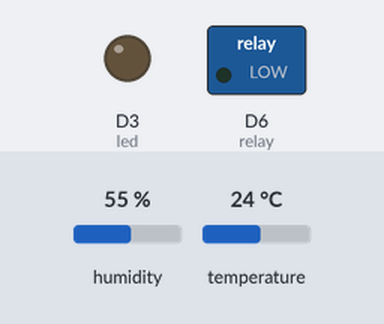
Recording of a sketch running on a simulated ESP8266 (NodeMCU). Parts: switched loads named in the sketch (green lamp = pin HIGH), output pins drawn as LEDs (lit = HIGH). Inputs (shaded band) come from the test bench; at power-on: humidity 55 %, temperature 24 °C. WiFi joins after 1.5 s; servers stay silent unless stated; the local clock reads 2024-03-15 10:24:30 at power-on unless the sketch sets it; what the sketch prints to the serial monitor is not drawn.

Above: at 0.1 s.
At 1.6 s:
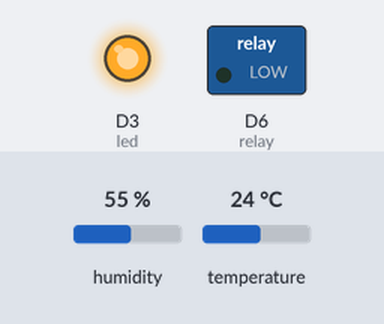
Timing chart, 0 to 3.1 s (numbered marks = the images above):
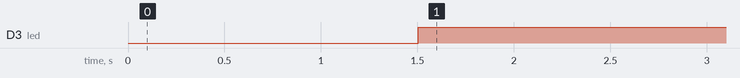

Measured:
- by itself, D3 (led): LOW → HIGH at 1.5 s

The sketch:

FogFarm.ino
```cpp
#include <DHT.h>
#define DHTPIN D5

//rtc
#include <Wire.h>
#include <RTClib.h>
RTC_DS1307 rtc;
//

DHT dht(DHTPIN, DHT22);
const int led=D3;
const int relay=D6;

//thingspeak
String apiKey = "GO6AYRHYHMQDJCHI";
const char* server = "api.thingspeak.com";
unsigned long lastUpload = 0;
//

//WIFI
#include <ESP8266WiFi.h>
const char *ssid =  "Airtel_G";
const char *pass =  "hariappu1201";
//const char *ssid="motoedge50fusion_7056";
//const char *pass="abcdefghi";
WiFiClient client;
//

//Thresholds
const float Hthres=90;
const float Tthres=27;
float humidity=80;
float temp=26;
int mot=0;

unsigned long lastRelayTrigger = 0;
const unsigned long cooldown = 1200000;

unsigned long lastReconnectAttempt = 0;
const unsigned long reconnectInterval = 10000;

int pumpCyclesThisHour = 0;
unsigned long hourWindowStart = 0;
const int maxCyclesPerHour = 3;
unsigned long readDHT = 0;

//

//relay
unsigned long relayOnTime = 0;
const long relayDuration = 5000;  // relay stays ON for 5 seconds
bool relayActive = false;
//
bool ledActive = false;

void setup(){
  Serial.begin(9600);
  dht.begin();
  pinMode(relay,OUTPUT);
  pinMode(led,OUTPUT);
  //rtc
  Wire.begin(D2, D1);
  rtc.begin();
  //
  Serial.println("yoooo");
  Serial.println("Connecting to ");
  Serial.println(ssid);
//wifi
  WiFi.begin(ssid, pass);
  while (WiFi.status() != WL_CONNECTED){
    delay(500);
    Serial.print(".");
  }
  Serial.println("");
  Serial.println("WiFi connected");
//
  digitalWrite(relay,LOW);
  digitalWrite(led,LOW);
}

void loop() {
  if (!relayActive && WiFi.status() != WL_CONNECTED && (millis() - lastReconnectAttempt >= reconnectInterval)) {

    WiFi.reconnect();
    lastReconnectAttempt = millis();
  }
  //rtc
  DateTime now = rtc.now();
  int currentHour = now.hour();
  Serial.print("Time: ");
  Serial.print(currentHour);
  Serial.print(":");
  Serial.println(now.minute());
  //
  //hour
  if (millis() - hourWindowStart >= 3600000) {
    pumpCyclesThisHour = 0;
    hourWindowStart = millis();
  }
  //
  //timer conditions
  unsigned long now_ms = millis();
  bool cooldownPassed = (now_ms - lastRelayTrigger) >= cooldown;
  bool underLimit = (pumpCyclesThisHour < maxCyclesPerHour);
  //

  if (millis() - readDHT >= 10000) {
    float h = dht.readHumidity();
    float t = dht.readTemperature();

    if (!isnan(h) && !isnan(t)) {
      humidity = h;
      temp = t;
    }
    else {
      Serial.println("Failed to read from DHT");
    }
    readDHT=millis();
  }

  if (!relayActive && (humidity < Hthres || temp > Tthres) && cooldownPassed && underLimit){
    digitalWrite(relay, HIGH);
    relayOnTime = millis();  // record when relay turned on
    relayActive = true;
    lastRelayTrigger=millis();
    pumpCyclesThisHour++;
  }

//relay fix
  if (relayActive && (millis() - relayOnTime >= relayDuration)) {
    digitalWrite(relay, LOW);
    relayActive = false;
    mot++;
  }


  if (currentHour >= 6 && currentHour < 22) {
    digitalWrite(led,HIGH);
    ledActive=1;
  }
  else {
    digitalWrite(led,LOW);
    ledActive=0;
  }

//thingspeak
  if (!relayActive && millis() - lastUpload >= 15000) {
    if (client.connect(server, 80)) {
      String postStr = "api_key=";
      postStr += apiKey;
      postStr += "&field1=";
      postStr += String(humidity);
      postStr += "&field2=";
      postStr += String(temp);
      postStr += "&field3=";
      postStr += String(ledActive ? 1 : 0);   // <-- lamp indicator as 0/1
      postStr += "&field4=";
      postStr += String(mot);
      postStr += "\r\n\r\n";

      client.print("POST /update HTTP/1.1\n");
      client.print("Host: api.thingspeak.com\n");
      client.print("Connection: close\n");
      client.print("X-THINGSPEAKAPIKEY: " + apiKey + "\n");
      client.print("Content-Type: application/x-www-form-urlencoded\n");
      client.print("Content-Length: ");
      client.print(postStr.length());
      client.print("\n\n");
      client.print(postStr);
      mot=0;
    }
    lastUpload = millis();
    client.stop();
  }
}
```
